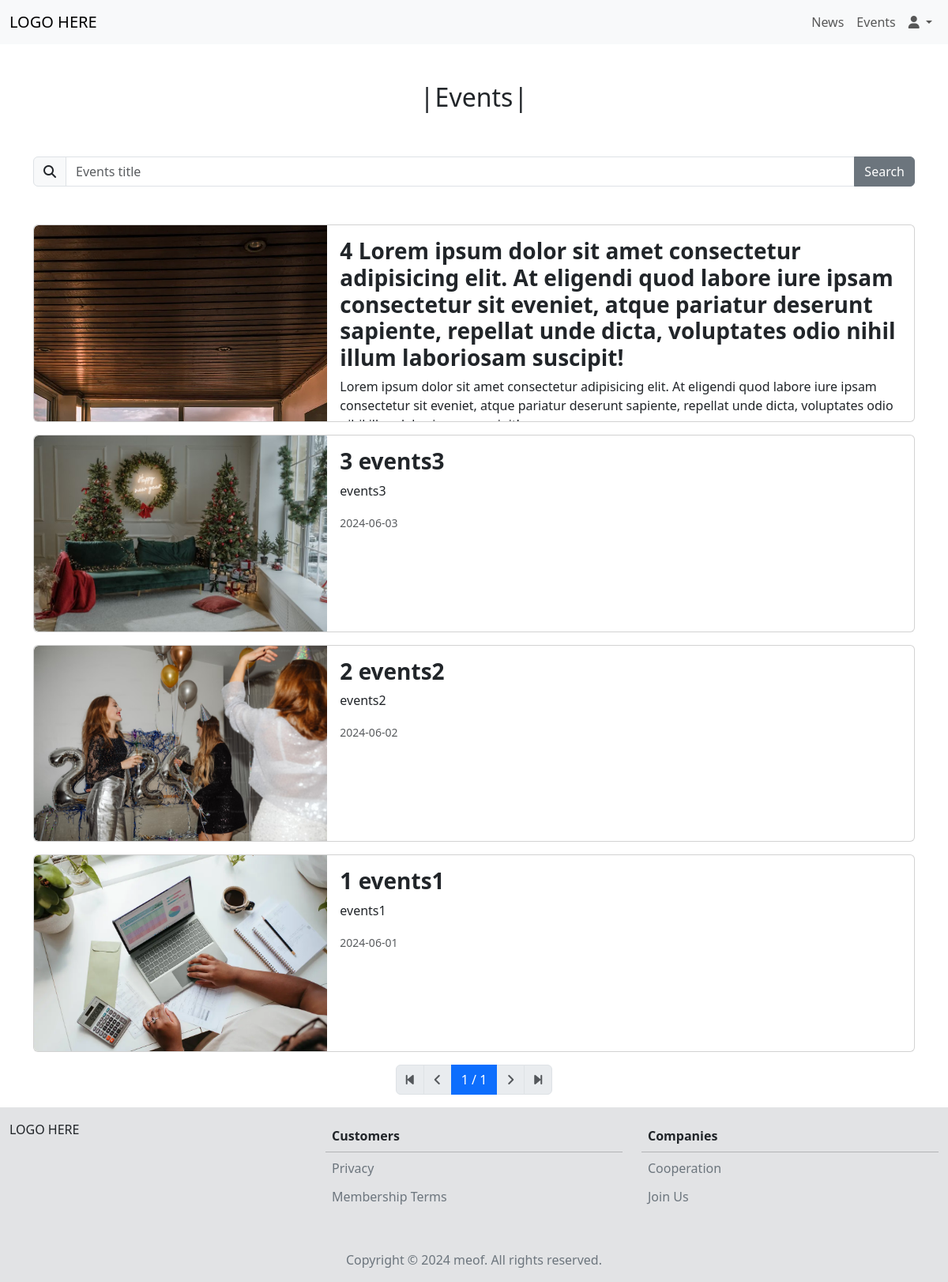
The app's page /events with its own data.
### tables this page shows
CREATE TABLE events (
	id INTEGER PRIMARY KEY,
	title TEXT NOT NULL,
	date TEXT NOT NULL,
	month TEXT NOT NULL,
	day TEXT NOT NULL,
	content TEXT NOT NULL,
	cover TEXT NOT NULL,
	attachment TEXT NOT NULL
);

### app.py (the view)
@app.route("/events", methods=["GET"])
def events():
    if (request.args.get("id")):
        id = request.args.get("id")
        article = articlesDb.execute("SELECT * FROM events WHERE id = ?", id)[0]
        return render_template("/client/detail_info_article.html", article=article, login=session.get("login"))
    all = articlesDb.execute("SELECT * FROM events ORDER BY date DESC")
    search = request.args.get("search")
    if (search):
        all = articlesDb.execute("SELECT * FROM events WHERE title LIKE ? ORDER BY date DESC", '%'+search+'%')
    per_page = 5
    total_pages = 0
    if (len(all) % per_page):
        total_pages = int((len(all) / per_page) + 1)
    else:
        total_pages = int((len(all) / per_page))
    page = int(request.args.get('page', 1))
    if (page > total_pages):
        page = total_pages
    start = (page - 1) * per_page
    end = start + per_page
    show_events_index = all[start:end]
    return render_template("/client/events.html", events=show_events_index, total_pages=total_pages, page=page, search=search, login=session.get('login'), current_username=session.get('current_username'))

### app.py (called while the page is built)
@app.after_request
def after_request(response):
    response.headers["Cache-Control"] = "no-cache, no-store, must-revalidate"
    response.headers["Expires"] = 0
    response.headers["Pragma"] = "no-cache"
    return response

### templates/client/events.html (shortened to what this page needs)
{% extends "/client/layout.html" %}
{% block main %}
<div class="container">
    <h2 class="section-title text-center py-3 py-md-5">Events</h2>
    <form action="{{ url_for('events') }}" method="get" class="mb-5">
        <div class="input-group mb-3">
            <span class="input-group-text" id="basic-addon1"><i class="fa-solid fa-magnifying-glass"></i></span>
            {% if search %}
            <input type="text" class="form-control shadow-none" name="search" placeholder="Events title"
                aria-label="Events title" aria-describedby="basic-addon1" value="{{ search }}">
            {% else %}
            <input type="text" class="form-control shadow-none" name="search" placeholder="Events title"
                aria-label="Events title" aria-describedby="basic-addon1">
            {% endif %}
            <button type="submit" class="btn btn-secondary text-white">Search</button>
        </div>
    </form>
    <ul class="events-list list-unstyled">
        {% if events | length == 0 %}
        <p class="text-center mb-5">No Results.</p>
        {% else %}
        {% for event in events %}
        <li class="my-3">
            <a href="{{ url_for('events', id=event.id) }}" class="link-underline link-underline-opacity-0">
                <div class="card mb-3">
                    <div class="row g-0">
                        <div class="col-md-4">
                            <img src="{{ event.cover }}" class="img-fluid card-img-rounded" alt="...">
                        </div>
                        <div class="col-md-8">
                            <div class="card-body">
                                <h3 class="card-title fw-bold">{{ event.id }} {{ event.title }}</h3>
                                <div class="card-text text-truncate">{{ event.content | safe }}</div>
                                <p class="card-text"><small class="text-body-secondary">{{ event.date }}</small></p>
                            </div>
                        </div>
                    </div>
                </div>
            </a>
        </li>
        {% endfor %}
        {% endif %}
    </ul>
    {% if page %}
    <nav aria-label="Page navigation">
        <ul class="pagination justify-content-center">
            {% if not search %}
            {% if page == 1 %}
            <li class="page-item">
                <a class="page-link disabled" aria-label="First page">
                    <span aria-hidden="true"><i class="fa-solid fa-backward-step"></i></span>
                </a>
            </li>
            {% else %}
            <li class="page-item">
                <a class="page-link" href="{{ url_for('events', page=1) }}" aria-label="First page">
                    <span aria-hidden="true"><i class="fa-solid fa-backward-step"></i></span>
                </a>
            </li>
            {% endif %}
            {% if page > 1 %}
            <li class="page-item">
                <a class="page-link" href="{{ url_for('events', page=page-1) }}" aria-label="Previous">
                    <span aria-hidden="true"><i class="fa-solid fa-angle-left"></i></span>
                </a>
            </li>
            {% else %}
            <li class="page-item">
                <a class="page-link disabled" aria-label="Previous">
                    <span aria-hidden="true"><i class="fa-solid fa-angle-left"></i></span>
                </a>
            </li>
            {% endif %}
            {% for p in range(1, total_pages+1) %}
            {% if p == page %}
            <li class="page-item active"><a class="page-link">{{ p }} / {{ total_pages }}</a></li>
            {% endif %}
            {% endfor %}
            {% if page < total_pages %} <li class="page-item">
                <a class="page-link" href="{{ url_for('events', page=page+1) }}" aria-label="Next page">
                    <span aria-hidden="true"><i class="fa-solid fa-angle-right"></i></span>
                </a>
                </li>
                {% else %}
                <li class="page-item">
                    <a class="page-link disabled" aria-label="Next page">
                        <span aria-hidden="true"><i class="fa-solid fa-angle-right"></i></span>
                    </a>
                </li>
                {% endif %}
                {% if page == total_pages %}
                <li class="page-item">
                    <a class="page-link disabled" aria-label="Final page">
                        <span aria-hidden="true"><i class="fa-solid fa-forward-step"></i></span>
                    </a>
                </li>
                {% else %}
                <li class="page-item">
                    <a class="page-link" href="{{ url_for('events', page=total_pages) }}" aria-label="Final page">
                        <span aria-hidden="true"><i class="fa-solid fa-forward-step"></i></span>
                    </a>
                </li>
                {% endif %}
                    {% endif %}
        </ul>
    </nav>
    {% endif %}
</div>
{% endblock %}

### templates/client/layout.html (shortened to what this page needs)
<!DOCTYPE html>
<html lang="en">
<head>
    <link href="https://cdn.jsdelivr.net/npm/bootstrap@5.3.3/dist/css/bootstrap.min.css" rel="stylesheet"
>
    <link rel="stylesheet" href="https://cdnjs.cloudflare.com/ajax/libs/font-awesome/6.5.2/css/all.min.css"
 />
    <link rel="stylesheet" type="text/css" href="https://cdn.jsdelivr.net/npm/slick-carousel@1.8.1/slick/slick.css" />
    <link rel="stylesheet" type="text/css"
        href="https://cdn.jsdelivr.net/npm/slick-carousel@1.8.1/slick/slick-theme.css" />
    <link rel="stylesheet" href="/static/styles.css">
</head>
<body>
    <header>
        <nav class="navbar navbar-expand-md bg-body-tertiary fixed-top" id="topMenu">
            <div class="container-fluid">
                <a class="navbar-brand" href="/">LOGO HERE</a>
                <div class="collapse navbar-collapse justify-content-end" id="navbarSupportedContent">
                    <ul class="navbar-nav ms-auto mb-2 mb-lg-0 text-center">
                        <li class="nav-item">
                            <a class="nav-link" href="/news">News</a>
                        </li>
                        <li class="nav-item">
                            <a class="nav-link" href="/events">Events</a>
                        </li>
                        <li class="nav-item dropdown">
                            <a class="nav-link dropdown-toggle" href="#" role="button" data-bs-toggle="dropdown"
                                aria-expanded="false">
                                <i class="fa-solid fa-user"></i>
                            </a>
                        </li>
                    </ul>
                </div>
            </div>
        </nav>
    </header>
    <main>{% block main %}{% endblock %}</main>
    <footer>
        <div class="container-fluid bg-secondary-subtle py-3">
            <div class="row">
                <div class="col-12 col-md-4">LOGO HERE</div>
                <div class="col-12 col-md-4 mb-3 mb-md-0">
                    <p class="p-1 m-1 fw-bold">Customers</p>
                    <hr class="my-1">
                    <a href="#"
                        class="d-block p-1 m-1 text-secondary link-underline-secondary link-underline-opacity-0 link-underline-opacity-100-hover">Privacy</a>
                    <a href="#"
                        class="d-block p-1 m-1 text-secondary link-underline-secondary link-underline-opacity-0 link-underline-opacity-100-hover">Membership
                        Terms</a>
                </div>
                <div class="col-12 col-md-4">
                    <p class="p-1 m-1 fw-bold">Companies</p>
                    <hr class="my-1">
                    <a href="#"
                        class="d-block p-1 m-1 text-secondary link-underline-secondary link-underline-opacity-0 link-underline-opacity-100-hover">Cooperation</a>
                    <a href="#"
                        class="d-block p-1 m-1 text-secondary link-underline-secondary link-underline-opacity-0 link-underline-opacity-100-hover">Join
                        Us</a>
                </div>
            </div>
            <div class="row mt-5">
                <div class="col-12">
                    <p class="text-center text-secondary m-0">Copyright © 2024 meof. All rights reserved.</p>
                </div>
            </div>
        </div>
    </footer>
</body>
</html>

### static/styles.css (style rules this page uses)
.section-title::before, .section-title::after { content: '|'; display: inline-block; width: 20px; }
.news-list .card, .events-list .card { max-height: 450px; overflow: hidden; }
.news-list .card img, .events-list .card img { width: 100%; height: 100%; max-height: 200px; object-fit: cover; object-position: center; }
.news-list .card-text.text-truncate, .events-list .card-text.text-truncate { overflow: hidden; text-overflow: ellipsis; display: -webkit-box; -webkit-line-clamp: 5; -webkit-box-orient: vertical; white-space: normal; }
.news-list .card-img-rounded, .events-list .card-img-rounded { border-top-left-radius: var(--bs-border-radius) !important; border-top-right-radius: var(--bs-border-radius) !important; }
@media screen and (min-width: 768px) { .news-list .card-img-rounded, .events-list .card-img-rounded { border-bottom-left-radius: var(--bs-border-radius) !important; border-top-left-radius: var(--bs-border-radius) !important; border-bottom-right-radius: 0 !important; border-top-right-radius: 0 !important; } }
@media screen and (min-width: 768px) { .news-list .card, .events-list .card { max-height: 250px; } }
@media screen and (min-width: 768px) { .news-list .card img, .events-list .card img { height: 100%; max-height: 100%; } }

### records on screen
events: cover (picture), id "4", title "Lorem ipsum dolor sit amet consectetur adipisicing elit. At eligendi quod labore iure ipsam consectetur sit eveniet, atque pariatur deserunt sapiente, repellat unde dicta, voluptates odio nihil illum laboriosam suscipit!", content "Lorem ipsum dolor sit amet consectetur adipisicing elit. At eligendi quod labore iure ipsam consectetur sit eveniet, atque pariatur deserunt sapiente, repellat unde dicta, voluptates odio…"
events: cover (picture), id "3", title "events3", content "events3", date "2024-06-03"
events: cover (picture), id "2", title "events2", content "events2", date "2024-06-02"
events: cover (picture), id "1", title "events1", content "events1", date "2024-06-01"

### other values on screen
{{ p }} "1"
{{ total_pages }} "1"
